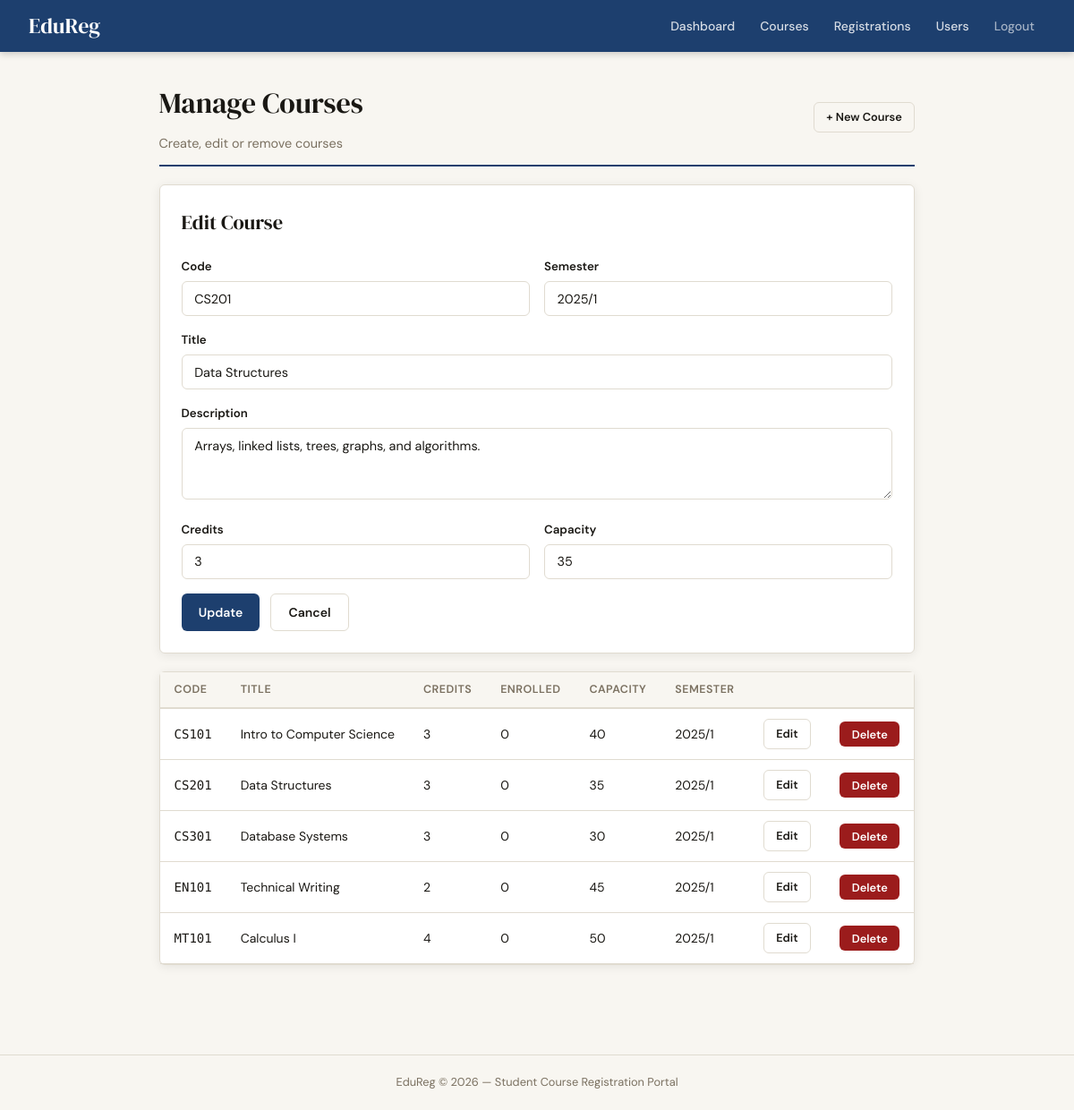
Page /admin/courses.php?edit=2 (signed in) on the committed database.
### tables this page shows
CREATE TABLE courses (
    id INT AUTO_INCREMENT PRIMARY KEY,
    code VARCHAR(20) NOT NULL UNIQUE,
    title VARCHAR(150) NOT NULL,
    description TEXT,
    credits TINYINT NOT NULL DEFAULT 3,
    capacity INT NOT NULL DEFAULT 30,
    enrolled INT NOT NULL DEFAULT 0,
    semester VARCHAR(20) NOT NULL,
    created_at TIMESTAMP DEFAULT CURRENT_TIMESTAMP
);

### src/config/db.php (called while the page is built, shortened)
<?php
function db(): PDO {
    static $pdo = null;
    if ($pdo === null) {
        $dsn = 'mysql:host=' . DB_HOST . ';dbname=' . DB_NAME . ';charset=utf8mb4';
        $pdo = new PDO($dsn, DB_USER, DB_PASS, [
            PDO::ATTR_ERRMODE            => PDO::ERRMODE_EXCEPTION,
            PDO::ATTR_DEFAULT_FETCH_MODE => PDO::FETCH_ASSOC,
            PDO::ATTR_EMULATE_PREPARES   => false,
        ]);
    }
    return $pdo;
}

### src/models/Course.php (called while the page is built, shortened)
<?php
class Course {
    public static function all(): array {
        return db()->query('SELECT * FROM courses ORDER BY code')->fetchAll();
    }
    public static function find(int $id): ?array {
        $stmt = db()->prepare('SELECT * FROM courses WHERE id = ?');
        $stmt->execute([$id]);
        return $stmt->fetch() ?: null;
    }
}

### src/config/bootstrap.php (called while the page is built, shortened)
<?php
require ROOT . '/src/config/db.php';
require ROOT . '/src/models/Course.php';
function h(string $s): string {
    return htmlspecialchars($s, ENT_QUOTES, 'UTF-8');
}

### public/admin/courses.php (the view, shortened to what this page needs)
<?php
require_once __DIR__ . '/../../src/config/bootstrap.php';
$editing = isset($_GET['edit']) ? Course::find((int)$_GET['edit']) : null;
$courses = Course::all();
include ROOT . '/views/layout/header.php';
?>
<div class="page-header flex-between" style="display:flex">
  <div><h1>Manage Courses</h1><p>Create, edit or remove courses</p></div>
  <a href="/admin/courses.php" class="btn btn-outline btn-sm">+ New Course</a>
</div>
<div class="card">
  <h2 style="margin-bottom:1.25rem"><?= $editing ? 'Edit Course' : 'New Course' ?></h2>
  <form method="POST">
    <div class="form-row">
      <div class="form-group"><label>Code</label><input type="text" name="code" required placeholder="CS101" value="<?= h($editing['code'] ?? '') ?>"></div>
      <div class="form-group"><label>Semester</label><input type="text" name="semester" required placeholder="2025/1" value="<?= h($editing['semester'] ?? '') ?>"></div>
    </div>
    <div class="form-group"><label>Title</label><input type="text" name="title" required placeholder="Course title" value="<?= h($editing['title'] ?? '') ?>"></div>
    <div class="form-group"><label>Description</label><textarea name="description"><?= h($editing['description'] ?? '') ?></textarea></div>
    <div class="form-row">
      <div class="form-group"><label>Credits</label><input type="number" name="credits" min="1" max="6" value="<?= $editing['credits'] ?? 3 ?>"></div>
      <div class="form-group"><label>Capacity</label><input type="number" name="capacity" min="1" value="<?= $editing['capacity'] ?? 30 ?>"></div>
    </div>
    <div style="display:flex;gap:.75rem">
      <button class="btn btn-primary" type="submit"><?= $editing ? 'Update' : 'Create Course' ?></button>
      <?php if ($editing): ?><a href="/admin/courses.php" class="btn btn-outline">Cancel</a><?php endif; ?>
    </div>
  </form>
</div>
<div class="card" style="padding:0">
  <div class="table-wrap">
    <table>
      <thead><tr><th>Code</th><th>Title</th><th>Credits</th><th>Enrolled</th><th>Capacity</th><th>Semester</th><th colspan="2"></th></tr></thead>
      <tbody>
        <?php foreach ($courses as $c): ?>
        <tr>
          <td class="mono"><?= h($c['code']) ?></td><td><?= h($c['title']) ?></td>
          <td><?= $c['credits'] ?></td><td><?= $c['enrolled'] ?></td><td><?= $c['capacity'] ?></td><td><?= h($c['semester']) ?></td>
          <td><a href="/admin/courses.php?edit=<?= $c['id'] ?>" class="btn btn-outline btn-sm">Edit</a></td>
          <td>
            <form method="POST" onsubmit="return confirm('Delete?')">
              <button class="btn btn-danger btn-sm" type="submit">Delete</button>
            </form>
          </td>
        </tr>
        <?php endforeach; ?>
      </tbody>
    </table>
  </div>
</div>
<?php include ROOT . '/views/layout/footer.php'; ?>

### public/css/app.css (style rules this page uses)
:root { --bg: #f8f6f1; --surface: #ffffff; --border: #e0dbd0; --text: #1a1814; --muted: #7a7060; --accent: #1d3f6e; --accent2: #c8430a; --success: #1a6640; --danger: #9b1c1c; --radius: 6px; --shadow: 0 2px 12px rgba(0,0,0,.08); }
*, *::before, *::after { box-sizing: border-box; margin: 0; padding: 0; }
body { font-family: 'DM Sans', sans-serif; background: var(--bg); color: var(--text); min-height: 100vh; display: flex; flex-direction: column; font-size: 15px; line-height: 1.6; }
h1, h2, h3 { font-family: 'DM Serif Display', serif; font-weight: normal; }
h1 { font-size: 2rem; margin-bottom: .5rem; }
h2 { font-size: 1.4rem; margin-bottom: 1rem; }
.page-header { border-bottom: 2px solid var(--accent); padding-bottom: .75rem; margin-bottom: 1.75rem; }
.page-header p { color: var(--muted); font-size: .9rem; margin-top: .25rem; }
.card { background: var(--surface); border: 1px solid var(--border); border-radius: var(--radius); box-shadow: var(--shadow); padding: 1.5rem; margin-bottom: 1.25rem; }
.form-group { margin-bottom: 1rem; }
label { display: block; font-size: .83rem; font-weight: 600; margin-bottom: .35rem; }
input[type=text], input[type=email], input[type=password], input[type=number], select, textarea { width: 100%; padding: .6rem .85rem; border: 1px solid var(--border); border-radius: var(--radius); font-family: 'DM Sans', sans-serif; font-size: .9rem; background: var(--surface); color: var(--text); transition: border-color .15s; }
textarea { resize: vertical; min-height: 80px; }
.form-row { display: grid; grid-template-columns: 1fr 1fr; gap: 1rem; }
.btn { display: inline-flex; align-items: center; justify-content: center; gap: .4rem; padding: .55rem 1.2rem; border-radius: var(--radius); font-family: 'DM Sans', sans-serif; font-size: .875rem; font-weight: 600; cursor: pointer; border: none; text-decoration: none; transition: opacity .15s, transform .1s; }
.btn-primary { background: var(--accent); color: #fff; }
.btn-danger { background: var(--danger); color: #fff; }
.btn-outline { background: transparent; border: 1px solid var(--border); color: var(--text); }
.btn-sm { padding: .35rem .85rem; font-size: .8rem; }
.table-wrap { overflow-x: auto; }
table { width: 100%; border-collapse: collapse; font-size: .875rem; }
thead th { text-align: left; padding: .6rem 1rem; background: var(--bg); border-bottom: 2px solid var(--border); font-weight: 600; font-size: .78rem; text-transform: uppercase; letter-spacing: .5px; color: var(--muted); }
tbody tr { border-bottom: 1px solid var(--border); transition: background .1s; }
tbody td { padding: .7rem 1rem; vertical-align: middle; }
.flex-between { display: flex; align-items: center; justify-content: space-between; flex-wrap: wrap; gap: .75rem; margin-bottom: 1.25rem; }
.mono { font-family: 'DM Mono', monospace; }

### rows in the picture
courses: code "CS201", semester "2025/1", title "Data Structures", description "Arrays, linked lists, trees, graphs, and algorithms.", credits "3", capacity "35", enrolled "0"
courses: code "CS101", title "Intro to Computer Science", credits "3", enrolled "0", capacity "40", semester "2025/1"
courses: code "CS301", title "Database Systems", credits "3", enrolled "0", capacity "30", semester "2025/1"
courses: code "EN101", title "Technical Writing", credits "2", enrolled "0", capacity "45", semester "2025/1"
courses: code "MT101", title "Calculus I", credits "4", enrolled "0", capacity "50", semester "2025/1"
